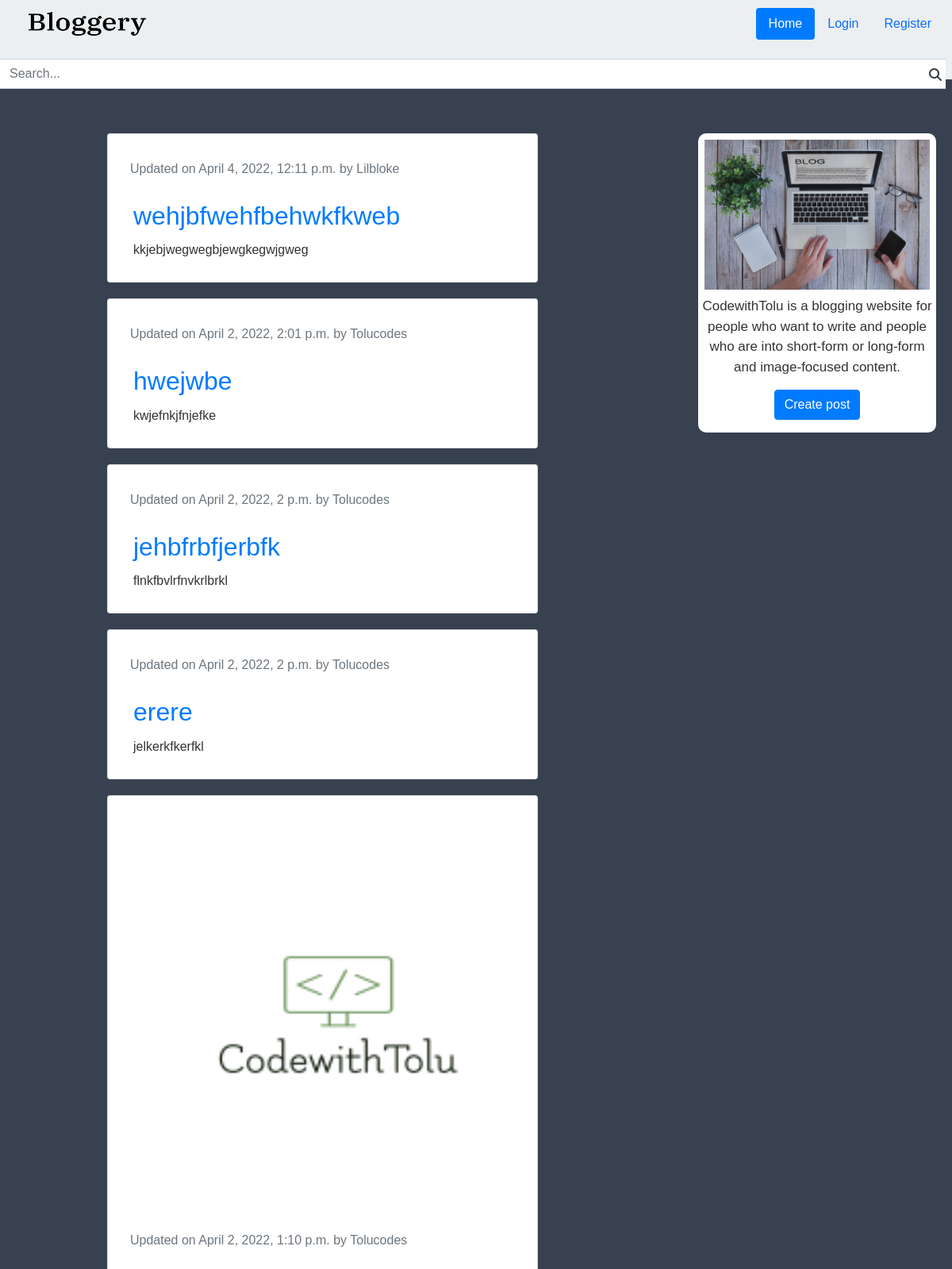
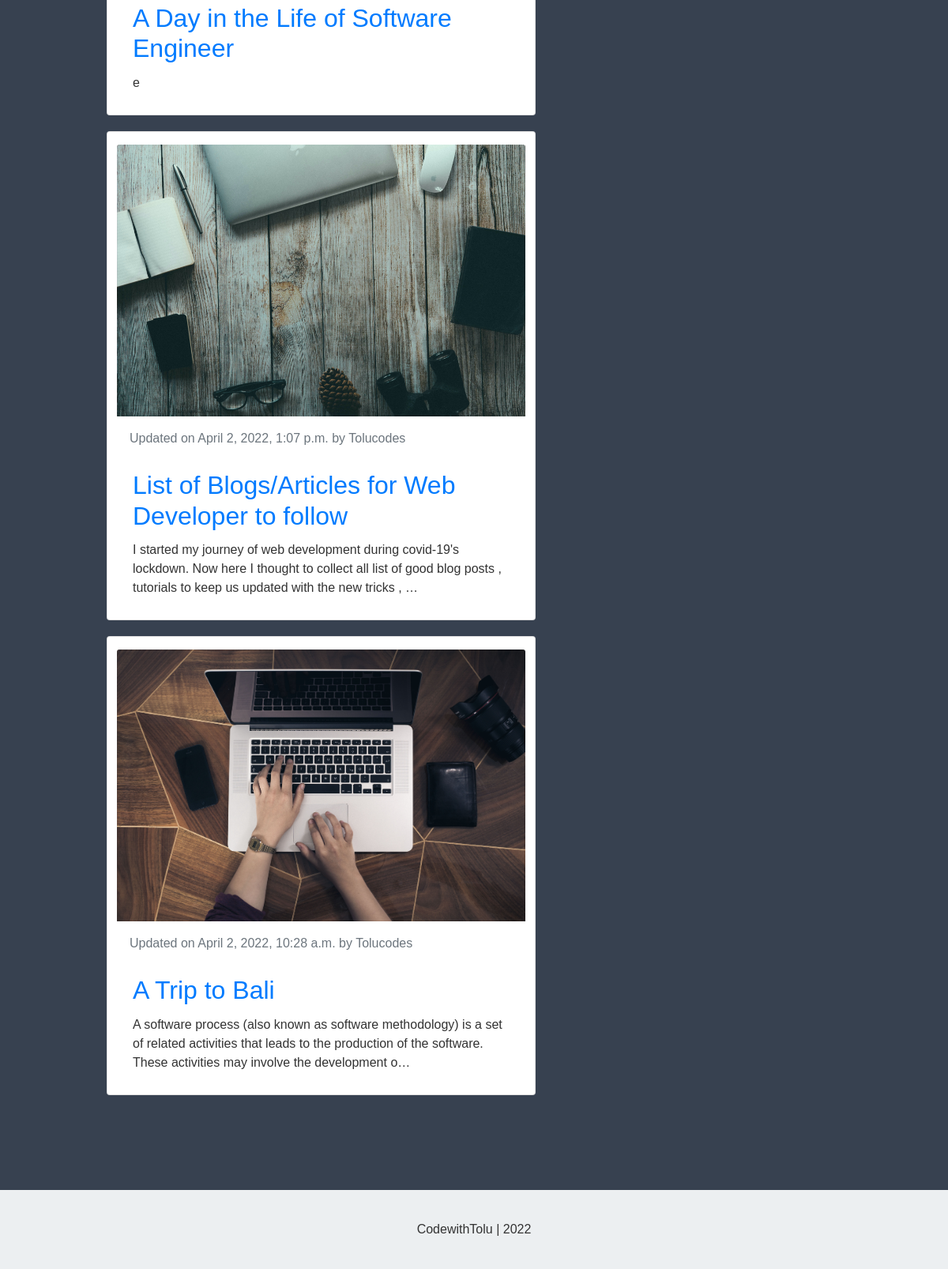
The page / on the database its author committed (2 pictures, top to bottom).
### blog/models.py (models this page shows, shortened)
class BlogPost(models.Model):
    title                   = models.CharField(max_length=50, blank=False, null=False)
    body                    = models.TextField(max_length=5000, blank=False, null=False)
    image                   = models.ImageField(upload_to=upload_location, null=True, blank=True)
    date_published          = models.DateTimeField(auto_now_add=True, verbose_name="date published")
    date_updated            = models.DateTimeField(auto_now=True, verbose_name="date updated")
    author                  = models.ForeignKey(settings.AUTH_USER_MODEL, on_delete=models.CASCADE)
    slug                    = models.SlugField(blank=True, unique=True)

### account/models.py (models this page shows, shortened)
class Account(AbstractBaseUser):
    email                   = models.EmailField(unique=True, max_length=50)
    username                = models.CharField(unique=True, max_length=25)
    date_joined             = models.DateTimeField(auto_now_add=True)
    last_login              = models.DateTimeField(auto_now=True)
    is_admin                = models.BooleanField(default=False)
    is_staff                = models.BooleanField(default=False)
    is_active               = models.BooleanField(default=True)
    is_superuser            = models.BooleanField(default=False)
    USERNAME_FIELD = 'email'
    REQUIRED_FIELDS = ['username', ]
    objects = MyAccountManager()
    def __str__(self):
        return self.username

### blog_app/views.py (the view)
# urls.py: re_path(r'^$', views.home_page, name='home_page'),
def home_page(request):
    context = {}
    query = ""
    if request.GET:
        query = request.GET['query']
        context['query'] = str(query)
    blog_posts = sorted(get_blog_queryset(query), key=attrgetter('date_updated'), reverse=True) # Sorts the blog post by their dates, here the latest/newest blog posts will comr first in the list.
    context['blog_posts'] = blog_posts
    return render(request, 'blog_app/home.html', context)

### blog/views.py (called while the page is built)
def get_blog_queryset(query=None):
    queryset = []
    queries = query.split(" ") # To remove the whitespaces between queries
    for query in queries:
        posts = BlogPost.objects.filter(
            Q(title__icontains=query) | Q(body__icontains=query)
        ).distinct()
        for post in posts:
            queryset.append(post)
    return list(set(queryset))

### blog_app/templates/blog_app/home.html (shortened to what this page needs)
{% extends 'base.html' %}
{% load static %}
{% block content %}
<div class="container">
	<div class="row mx-auto">
		<div class="left-column col-lg-7 ">
			<div class="mt-4">
                {% if blog_posts %}
                {% for post in blog_posts %}
                    <div class="blog-post-container">
                        {% include 'blog/snippets/blog_post_snippet.html' with blog_post=post %}
                    </div>
                {% endfor %}
                {% else %}
                <div class="blog-post-container">
                    {% include 'blog/snippets/blog_post_snippet.html' with query=query %}
                </div>
                {% endif %}
            </div>
		</div>
		<div class="right-column col-lg-3 d-lg-flex d-none flex-column mt-4">
			<div class="card create-post-bar d-flex flex-column pb-3" style="border: none; border-radius: 10px;">
				<img class="img-fluid d-block m-auto p-2" src="{% static 'index2.jpg' %}" width="100%" height="72px">
				<p class="lead bg-succes text-center">CodewithTolu is a blogging website for people who want to write and people who are into short-form or long-form and image-focused content.</p>
				<p class="m-auto"><a class="btn btn-primary" href="{% url 'blog:create_blog_post' %}">Create post</a></p>
			</div>
		</div>
	</div>
</div>
{% endblock content %}

### blog/templates/blog/snippets/blog_post_snippet.html (shortened to what this page needs)
{% if blog_post %}
<div class="container">
	<div class="row">
		<div class="card m-auto pt-3">
			<a href="{% url 'blog:blog_details' post.slug %}">
                {% if blog_post.image %}
                    <img class="card-img-top" src="{{blog_post.image.url}}">
                {% endif %}
			</a>
            <div class="text-muted px-3 pt-3">
                Updated on {{blog_post.date_updated}} by {{blog_post.author|title}}
              </div>
			<div class="card-body mt-2 mb-2">
				<a href="{% url 'blog:blog_details' post.slug %}" class="text-decoration-none">
					<h2 class="card-title">{{blog_post.title}}</h2>
				</a>
				<p class="card-text">{{blog_post.body|truncatechars:180}}</p>
			</div>
		</div>
	</div>
</div>
{% endif %}

### templates/snippets/header.html (style rules this page uses)
body { background-color: #fff; font-family: Arial, Helvetica, sans-serif; }
.container { max-width: 960px; }
.bg { background-color: #374150; color: #fff; }

### blog_app/templates/blog_app/home.html (style rules this page uses)
@media (min-width: 992px) { .right-column { position: absolute; right: 20px; } }
.blog-post-container { margin-bottom: 20px; width: 100%; }
.create-post-bar { background-color: #fff; margin-bottom:20px; }
.left-column { padding:0px; width: 700px; }
.right-column { padding:0px; }
.lead { font-size: 17px;; }

### blog/templates/blog/snippets/blog_post_snippet.html (style rules this page uses)
.container { color: #333; }
.card { max-width: 700px; width: 100%; }
.card-body { padding: 20px; }

### rows shown on the page
BlogPost: date_updated "April 4, 2022, 12:11 p.m.", author "Lilbloke", title "wehjbfwehfbehwkfkweb", body "kkjebjwegwegbjewgkegwjgweg"
BlogPost: date_updated "April 2, 2022, 2:01 p.m.", author "Tolucodes", title "hwejwbe", body "kwjefnkjfnjefke"
BlogPost: date_updated "April 2, 2022, 2 p.m.", author "Tolucodes", title "jehbfrbfjerbfk", body "flnkfbvlrfnvkrlbrkl"
BlogPost: date_updated "April 2, 2022, 2 p.m.", author "Tolucodes", title "erere", body "jelkerkfkerfkl"
BlogPost: image (picture), date_updated "April 2, 2022, 1:10 p.m.", author "Tolucodes", title "A Day in the Life of Software Engineer", body "e"
BlogPost: image (picture), date_updated "April 2, 2022, 1:07 p.m.", author "Tolucodes", title "List of Blogs/Articles for Web Developer to follow", body "I started my journey of web development during covid-19's lockdown. Now here I thought to collect all list of good blog posts , tutorials to keep us updated with the new tricks , …"
BlogPost: image (picture), date_updated "April 2, 2022, 10:28 a.m.", author "Tolucodes", title "A Trip to Bali", body "A software process (also known as software methodology) is a set of related activities that leads to the production of the software. These activities may involve the development o…"
